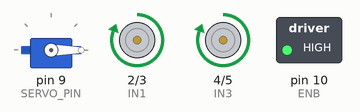
This sketch was run on a simulated Arduino Uno, built with avr-gcc and run on an emulated ATmega328P. On the bench: servo, motor-driver pin pairs drawn as motors (green arrow = first pin HIGH = forward, orange = second pin HIGH = backward, longer = more drive), switched loads named in the sketch (green lamp = pin HIGH). Pins used as bus, display or sensor lines are not drawn.

Above: at 0.05 s.
At 3.0 s:
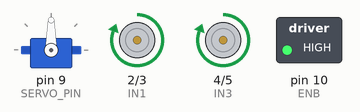
At 6.0 s:
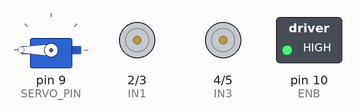
Timing chart, 0 to 7.8 s (numbered marks = the images above):
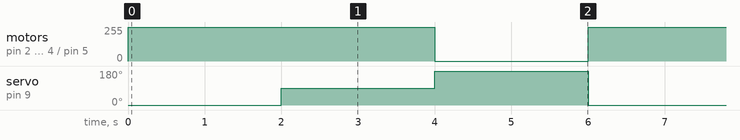

Measured:
- by itself, motor on pin 2 (IN1) / pin 3 (IN2), motor on pin 4 (IN3) / pin 5 (IN4): alternates forward 255/255 for 4.0 s and stopped for 2.0 s
- by itself, servo on pin 9 (SERVO_PIN): repeats every 6.0 s: 180° 2.0 s, 0° 2.0 s, 90° 2.0 s

The sketch:

DC.motor.DriverL298n.ino
```cpp
#include <Servo.h>

// Motor A
#define IN1 2
#define IN2 3

// Motor B
#define IN3 4
#define IN4 5

#define SERVO_PIN 9
#define ENA 9
#define ENB 10


Servo myServo;

void setup() {
   pinMode(ENA, OUTPUT);
  pinMode(ENB, OUTPUT);

  analogWrite(ENA, 255); // سرعة كاملة
  analogWrite(ENB, 255); // سرعة كاملة
  pinMode(IN1, OUTPUT);
  pinMode(IN2, OUTPUT);
  pinMode(IN3, OUTPUT);
  pinMode(IN4, OUTPUT);

  myServo.attach(SERVO_PIN);
  myServo.write(90);
}

void loop() {
  // Forward
  digitalWrite(IN1, HIGH);
  digitalWrite(IN2, LOW);

  digitalWrite(IN3, HIGH);
  digitalWrite(IN4, LOW);

  myServo.write(0);
  delay(2000);

  myServo.write(90);
  delay(2000);

  // Stop motors
  digitalWrite(IN1, LOW);
  digitalWrite(IN2, LOW);

  digitalWrite(IN3, LOW);
  digitalWrite(IN4, LOW);

  myServo.write(180);
  delay(2000);
}
```
